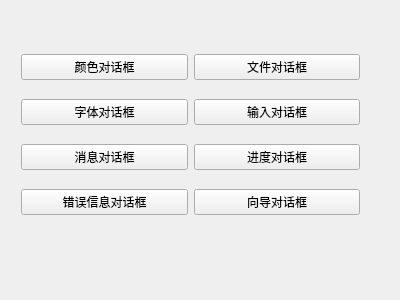
<?xml version="1.0" encoding="UTF-8"?>
<ui version="4.0">
 <class>Widget</class>
 <widget class="QWidget" name="Widget">
  <property name="geometry">
   <rect>
    <x>0</x>
    <y>0</y>
    <width>400</width>
    <height>300</height>
   </rect>
  </property>
  <property name="windowTitle">
   <string>Widget</string>
  </property>
  <widget class="QWidget" name="layoutWidget">
   <property name="geometry">
    <rect>
     <x>10</x>
     <y>30</y>
     <width>361</width>
     <height>211</height>
    </rect>
   </property>
   <layout class="QGridLayout" name="gridLayout">
    <item row="0" column="0">
     <widget class="QPushButton" name="pushButton">
      <property name="text">
       <string>颜色对话框</string>
      </property>
     </widget>
    </item>
    <item row="0" column="1">
     <widget class="QPushButton" name="pushButton_2">
      <property name="text">
       <string>文件对话框</string>
      </property>
     </widget>
    </item>
    <item row="1" column="0">
     <widget class="QPushButton" name="pushButton_3">
      <property name="text">
       <string>字体对话框</string>
      </property>
     </widget>
    </item>
    <item row="1" column="1">
     <widget class="QPushButton" name="pushButton_4">
      <property name="text">
       <string>输入对话框</string>
      </property>
     </widget>
    </item>
    <item row="2" column="0">
     <widget class="QPushButton" name="pushButton_5">
      <property name="text">
       <string>消息对话框</string>
      </property>
     </widget>
    </item>
    <item row="2" column="1">
     <widget class="QPushButton" name="pushButton_6">
      <property name="text">
       <string>进度对话框</string>
      </property>
     </widget>
    </item>
    <item row="3" column="0">
     <widget class="QPushButton" name="pushButton_7">
      <property name="text">
       <string>错误信息对话框</string>
      </property>
     </widget>
    </item>
    <item row="3" column="1">
     <widget class="QPushButton" name="pushButton_8">
      <property name="text">
       <string>向导对话框</string>
      </property>
     </widget>
    </item>
   </layout>
  </widget>
 </widget>
 <layoutdefault spacing="6" margin="11"/>
 <resources/>
 <connections/>
</ui>
